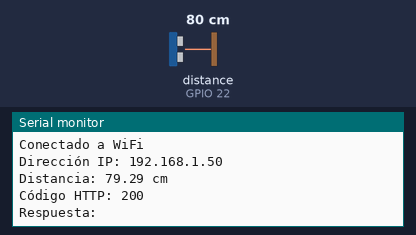
Recording of a sketch running on a simulated ESP32. Parts: the last lines printed to the serial monitor. Wiring (inferred from the names in the program): ultrasonic range finder: trigger GPIO 23; echo GPIO 22. The inputs (shaded band) are chosen by the test bench; at power-on: distance to the obstacle (sensor on GPIO 22) 80 cm. The echo pulse lasts 58.3 µs per cm; WiFi joins after 1.5 s; servers stay silent unless stated; uploads are accepted with an empty reply.

Above: at 2.7 s.
2.8 s: distance to the obstacle (sensor on GPIO 22) set to 2 cm
At 3.86 s:
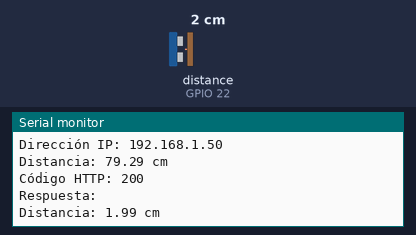
5.7 s: distance to the obstacle (sensor on GPIO 22) set to 4 cm
At 7.3 s:
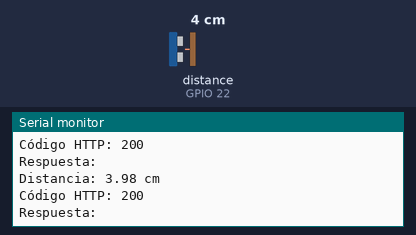
Timing chart, 0 to 8.8 s (numbered marks = the images above; inputs shaded):
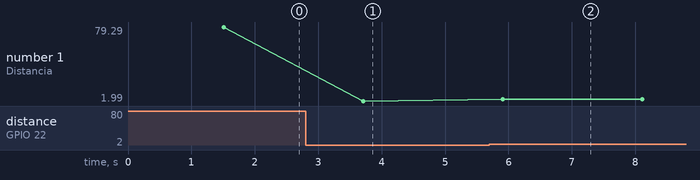

Measured:
- after the input at 2.8 s, the serial monitor: prints a new line after 0.91 s (image 1)
- after the input at 5.7 s, the serial monitor: prints a new line after 0.21 s (image 2)
- plotted number 1: 79.29 → 1.99 after the input at 2.8 s, 1.99 → 3.98 after the input at 5.7 s

The sketch:

ESP32Sensor.ino
```cpp
#include <WiFi.h>
#include <HTTPClient.h>

const char* ssid = "NameWifi";
const char* password = "PasswordWifi";
const char* serverUrl = "http://TuIPv4:8080/sensor"; // Usa tu IP real

const int trigPin = 23;  // GPIO23
const int echoPin = 22;  // GPIO22

void setup() {
  Serial.begin(115200);

  pinMode(trigPin, OUTPUT);
  pinMode(echoPin, INPUT);

  connectToWiFi();
}

void connectToWiFi() {
  Serial.println("Conectando a WiFi...");
  WiFi.begin(ssid, password);

  while (WiFi.status() != WL_CONNECTED) {
    delay(500);
    Serial.print(".");
  }

  Serial.println("\nConectado a WiFi");
  Serial.print("Dirección IP: ");
  Serial.println(WiFi.localIP());
}

void loop() {
  if (WiFi.status() == WL_CONNECTED) {
    float distance = measureDistance();
    sendToServer(distance);
  } else {
    Serial.println("WiFi desconectado, reconectando...");
    connectToWiFi();
  }

  delay(2000);
}

float measureDistance() {
  digitalWrite(trigPin, LOW);
  delayMicroseconds(2);
  digitalWrite(trigPin, HIGH);
  delayMicroseconds(10);
  digitalWrite(trigPin, LOW);

  long duration = pulseIn(echoPin, HIGH);
  float distance = duration * 0.034 / 2;

  Serial.print("Distancia: ");
  Serial.print(distance);
  Serial.println(" cm");

  return distance;
}

void sendToServer(float distance) {
  HTTPClient http;

  if (http.begin(serverUrl)) {
    http.addHeader("Content-Type", "text/plain");
    int httpCode = http.POST(String(distance));

    if (httpCode > 0) {
      Serial.printf("Código HTTP: %d\n", httpCode);
      if (httpCode == HTTP_CODE_OK) {
        String payload = http.getString();
        Serial.print("Respuesta: ");
        Serial.println(payload);
      }
    } else {
      Serial.printf("Error en POST: %s\n", http.errorToString(httpCode).c_str());
    }

    http.end();
  } else {
    Serial.println("Error al conectar con el servidor");
  }
}
```
